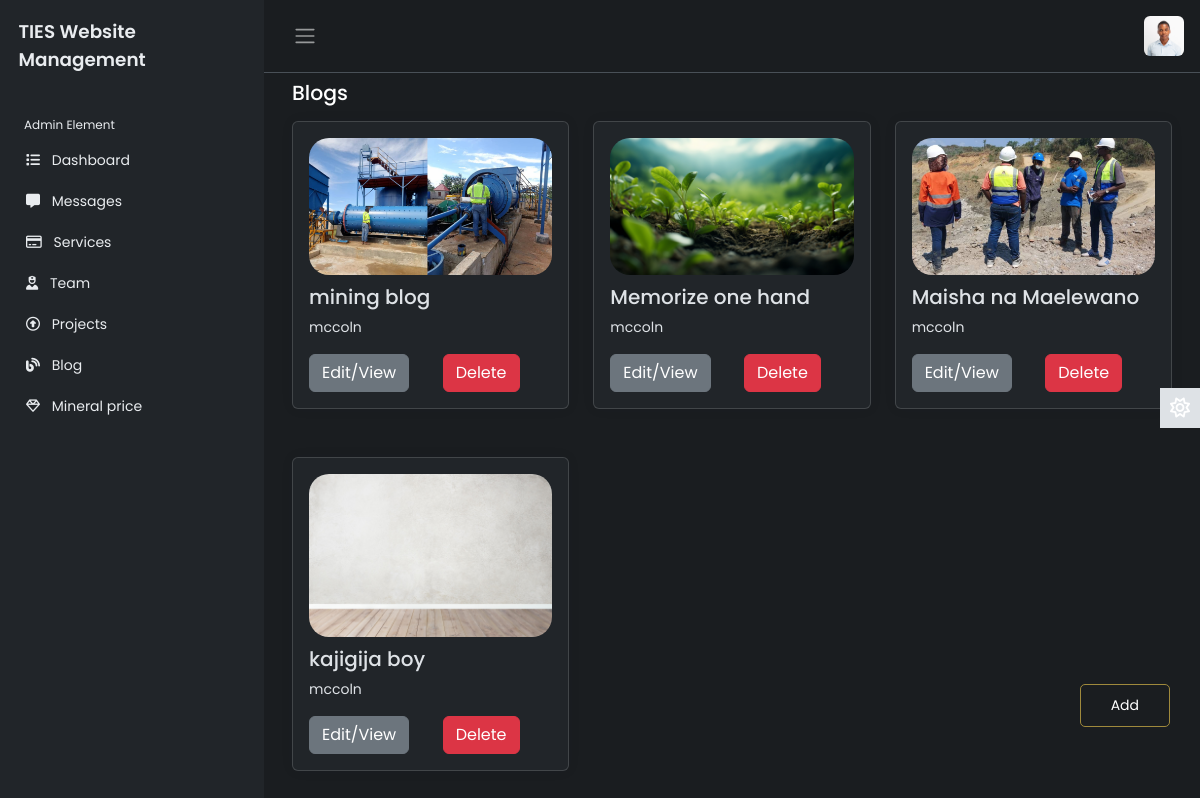
The app's page /administrator/blog2/ (signed in) with its own data.
### app/models.py (models this page shows, shortened)
class Blog(models.Model):
    title = models.CharField(max_length=200)
    uploader = models.ForeignKey(CustomUser,on_delete=models.CASCADE)
    body = models.TextField()
    uploaded = models.DateTimeField(auto_now_add=True)
    approved = models.BooleanField(default=False)
    image = models.ImageField()

class CustomUser(AbstractUser):
    email = models.EmailField(unique=True)
    phone = models.CharField(max_length=15, null=True,blank=True, default="null")
    image = models.ImageField(upload_to='media/', blank=True, null=True)
    role = models.CharField(max_length=100, null=True, blank=True)

### administrator/views.py (the view)
# urls.py: path('blog2/', views.blog2, name='blog2'),
@login_required
def blog2(request):
    x = Blog.objects.all()
    context = {
        'x': x
    }
    return render(request, 'administrator/blog2.html',context)

### administrator/templates/administrator/blog2.html
{% extends 'administrator/base3.html' %}
{% load static %}
{% block content %}
<main class="content px-3 py-2">
    <div class="container-fluid">
        <div class="mb-3">
            <h4>Blogs</h4>
        </div>
        <div class="row">
            {% for i in x%}
            <div class="col-md-4 mb-4">
                <div class="card">
                    <div class="card-body">
                        <img src="{{i.image.url}}" alt="">
                        <h5 class="card-title">{{i.title}}</h5>
                        <p class="card-text">{{i.uploader.username}}</p>
                        <div class="row">
                            <div class="col-md-6">
                                <a href="{% url 'blogEdit' i.id %}" class="btn btn-secondary">Edit/View</a>
                            </div>
                            <div class="col-md-6">
                                <a href="{% url 'blogDelete' i.id %}" class="btn btn-danger">Delete</a>
                            </div>
                        </div>
                    </div>
                </div>
            </div>
            {% endfor %}
        </div>
        <a href="{% url 'blogAdd' %}">
            <button class="add">Add</button>
        </a>
    </div>
</main>
{% endblock %}

### administrator/static/administrator/index.css (style rules this page uses)
:root { --color-white: #ffffff; --color-light: #f0eff5; --color-gray-light: #86848c; --color-gray-dark: #56555e; --color-dark: #27282f; --color-primary: rgb(234,181,7); --color-danger: rgb(255,67,54); --color-ties1: #1a3048; --color-ties2: #9f893c; --color-ties3: #ffbf00; }
body { font-family: 'Poppins', sans-serif; font-size: 0.875rem; opacity: 1; overflow-y: scroll; margin: 0; }
a { cursor: pointer; text-decoration: none; font-family: 'Poppins', sans-serif; }
h4 { font-family: 'Poppins', sans-serif; font-size: 1.275rem; color: var(--bs-emphasis-color); }
.content { flex: 1; max-width: 100vm; width: 100vm; }
.card .card-body img { width: 100%; height: auto; border-radius: 20px; margin: 0 0 10px 0; }
.add { padding: 10px 30px; border-radius: 5px; background: transparent; border: 1px solid var(--color-ties2); position: fixed; bottom: 100px; right: 30px; }
@media (min-width:768px) { .content { max-width: auto; width: auto; } }
.card { box-shadow: 0 0 .875rem 0 rgb(34,46,60, .05); margin-bottom: 24px; }

### records on screen
Blog: image (picture), title "mining blog", uploader.username "mccoln"
Blog: image (picture), title "Memorize one hand", uploader.username "mccoln"
Blog: image (picture), title "Maisha na Maelewano", uploader.username "mccoln"
Blog: image (picture), title "kajigija boy", uploader.username "mccoln"
